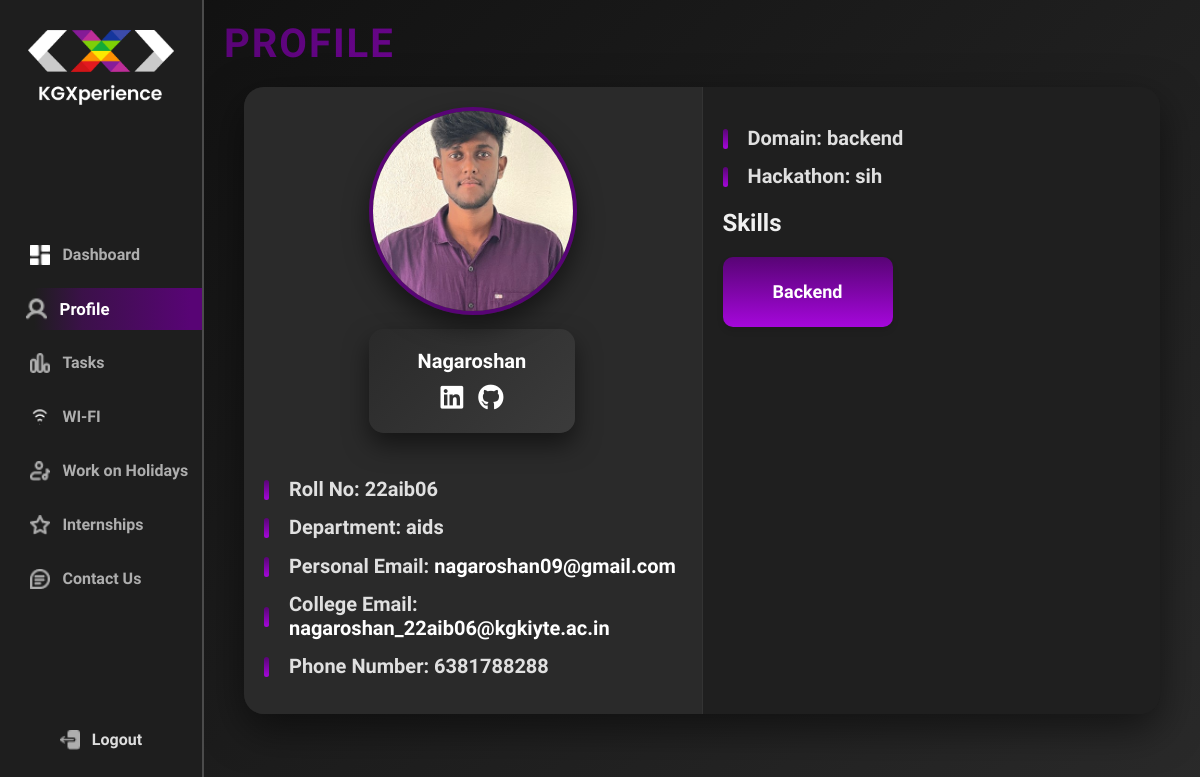
Page /profile/ (signed in) on the earlier database version.
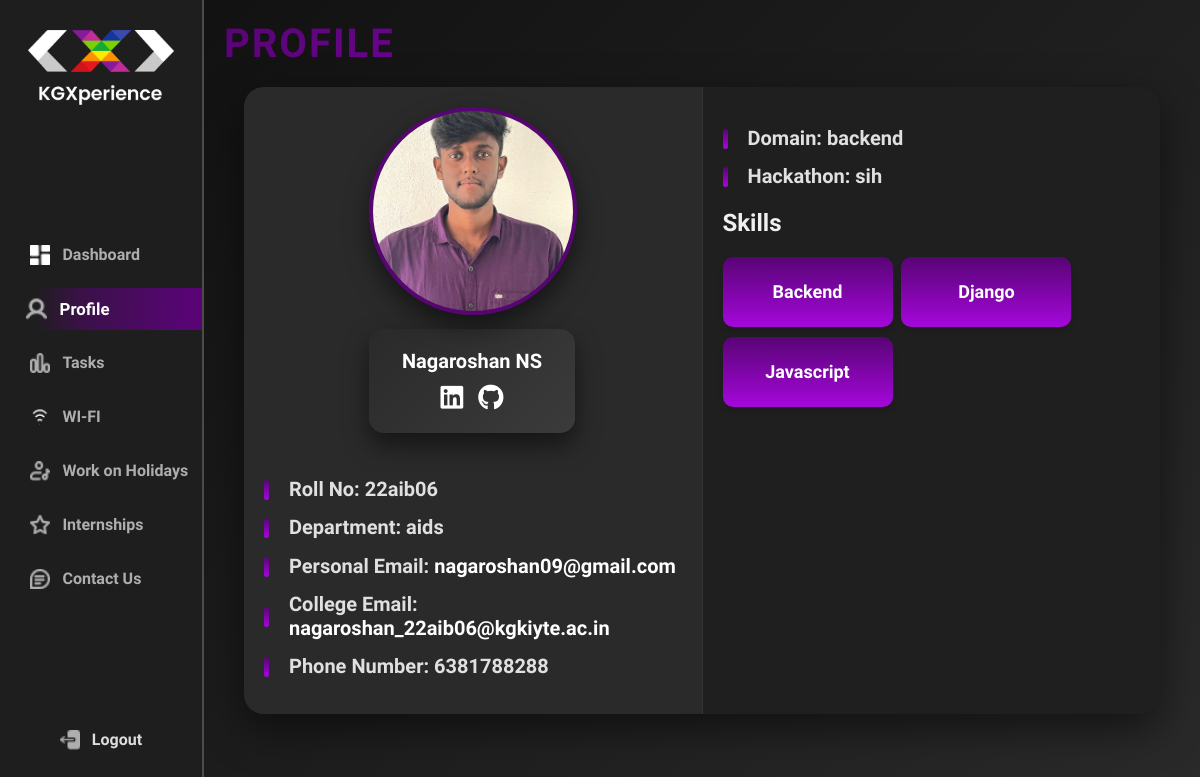
Same page on the later database version.
### kgx_app/models.py (models this page shows, shortened)
class Profile(models.Model):
    STUDENT = 'student'
    STAFF = 'staff'
    ROLE_CHOICES = [
        (STUDENT, 'Student'),
        (STAFF, 'Staff'),
    ]
    user = models.OneToOneField(User, on_delete=models.CASCADE, related_name='profile', null=True)
    name = models.CharField(max_length=100)
    roll_no = models.CharField(primary_key=True, max_length=20)
    dept = models.CharField(max_length=100)
    email_p = models.EmailField()
    email_clg = models.EmailField()
    phn_no = models.CharField(max_length=15)
    linked_in = models.URLField(blank=True, null=True)
    github = models.URLField(blank=True, null=True)
    domain = models.CharField(max_length=100)
    skills = models.CharField(max_length=200)
    hackathon = models.CharField(max_length=100)
    image = models.ImageField(upload_to='images/', null=True, blank=True)
    role = models.CharField(max_length=10, choices=ROLE_CHOICES, default=STUDENT)

### kgx_app/decorators.py (the view)
        def _wrapped_view(request, *args, **kwargs):
            try:
                profile = Profile.objects.get(roll_no=request.user.username)
                if profile.role in allowed_roles:
                    return view_func(request, *args, **kwargs)
                raise PermissionDenied
            except Profile.DoesNotExist:
                raise PermissionDenied  # Handle the case where the profile does not exist

### kgx_app/views.py (called while the page is built)
@login_required
@role_required(allowed_roles=['student'])
def profile(request):
    profile = get_object_or_404(Profile, roll_no=request.user.username)
    skills_list = profile.skills.split(",") if profile.skills else []
    return render(request, 'profile.html', {'profile': profile, 'skills_list': skills_list})

### kgx_app/templates/profile.html (shortened to what this page needs)
{% extends 'base.html' %}
{% load static %}
{% block body_class %}profile{% endblock %}
{% block content %}
<head>
    <link rel="stylesheet" href="https://cdnjs.cloudflare.com/ajax/libs/font-awesome/5.15.4/css/all.min.css">
</head>
<div class="profile-header">
    <h1>Profile</h1>
</div>
<div class="split-container">
    <div class="profile-container">
        <div class="left-box">
            <div class="image-container">
                <a href="{{ profile.link }}" target="_blank">
                    {% if profile.image %}
                        <img src="{{ profile.image.url }}" alt="profile image">
                    {% else %}
                        <img src="{% static 'kgx_app/default_profile.png' %}" >
                    {% endif %}
                </a>
                <div class="info-container">
                    <h2>{{ profile.name|capfirst }}</h2>
                    <div class="social-icons">
                        {% if profile.linked_in %}
                            <a href="{{ profile.linked_in }}" target="_blank" class="social-icon">
                                <i class="fab fa-linkedin"></i>
                            </a>
                        {% endif %}
                        {% if profile.github %}
                            <a href="{{ profile.github }}" target="_blank" class="social-icon">
                                <i class="fab fa-github"></i>
                            </a>
                        {% endif %}
                    </div>
                </div>
            </div>
            <div class="profile-details">
                <p><strong>Roll No:</strong> {{ profile.roll_no }}</p>
                <p><strong>Department:</strong> {{ profile.dept }}</p>
                <p><strong>Personal Email:</strong> <a href="mailto:{{ profile.email_p }}">{{ profile.email_p }}</a></p>
                <p><strong>College Email:</strong> <a href="mailto:{{ profile.email_clg }}">{{ profile.email_clg }}</a></p>
                <p><strong>Phone Number:</strong> {{ profile.phn_no }}</p>
            </div>
        </div>
        <div class="right-box">
            <div class="profile-details">
                <p><strong>Domain:</strong> {{ profile.domain }}</p>
                <p><strong>Hackathon:</strong> {{ profile.hackathon }}</p>
            </div>
            <div class="skills-section">
                <h2>Skills</h2>
                <div class="skills-box">
                    {% if skills_list %}
                        {% for skill in skills_list %}
                            <div class="skill-item">
                                {{ skill.strip|capfirst }}
                            </div>
                        {% endfor %}
                    {% else %}
                        <p><strong>No skills found</strong></p>
                    {% endif %}
                </div>
            </div>
        </div>
    </div>
</div>
{% endblock %}

### kgx_app/templates/base.html (shortened to what this page needs)
<!DOCTYPE html>
<html lang="en">
<head>
    {% load static %}
    <link rel="stylesheet" href="https://cdnjs.cloudflare.com/ajax/libs/font-awesome/6.0.0-beta3/css/all.min.css">
</head>
<body>
    <body class="{% block body_class %}base{% endblock %}">
    <div class="left-corner-box">
        <div class="logo-container">
            <img src="{% static 'kgx_app/logo.png' %}" alt="Logo" class="logo-icon">
        </div>
        <nav class="navigation">
            <a href="{% url 'dashboard' %}" class="nav-button {% if request.resolver_match.url_name == 'dashboard' %}active{% endif %}">
                <img src="{% static 'kgx_app/dashboard.png' %}" alt="Dashboard" class="nav-icon">
                Dashboard
            </a>
            <a href="{% url 'profile' %}" class="nav-button {% if request.resolver_match.url_name == 'profile' %}active{% endif %}">
                <img src="{% static 'kgx_app/profile.png' %}" alt="Profile" class="nav-icon">
                Profile
            </a>
            <a href="{% url 'student_tasks' %}" class="nav-button {% if request.resolver_match.url_name == 'student_tasks' %}active{% endif %}">
                <img src="{% static 'kgx_app/learn_by_practice.png' %}" alt="Tasks" class="nav-icon">
                Tasks
            </a>
            <a href="{% url 'wifi' %}" class="nav-button {% if request.resolver_match.url_name == 'wifi' %}active{% endif %}">
                <img src="{% static 'kgx_app/wifi.png' %}" alt="WI-FI" class="nav-icon">
                WI-FI
            </a>
            <a href="{% url 'work_on_holidays' %}" class="nav-button {% if request.resolver_match.url_name == 'work_on_holidays' %}active{% endif %}">
                <img src="{% static 'kgx_app/work_on_holidays.png' %}" alt="Work on Holidays" class="nav-icon">
                Work on Holidays
            </a>
            <a href="{% url 'internship' %}" class="nav-button {% if request.resolver_match.url_name == 'internship' %}active{% endif %}">
                <img src="{% static 'kgx_app/internships.png' %}" alt="Internships" class="nav-icon">
                Internships
            </a>
            <a href="{% url 'contact' %}" class="nav-button {% if request.resolver_match.url_name == 'contact' %}active{% endif %}">
                <img src="{% static 'kgx_app/contact_us.png' %}" alt="Contact Us" class="nav-icon">
                Contact Us
            </a>
        </nav>
        <a href="{% url 'logout' %}" class="logout">
            <img src="{% static 'kgx_app/logout.png' %}" alt="Logout" class="logout-icon">
            Logout
        </a>
    </div>
    <div class="content">
        {% block content %}{% endblock %}
    </div>
    </body>
</body>
</html>

### kgx_app/templates/base.html (style rules this page uses)
body, html { height: 100%; margin: 0; background: #171616; overflow: hidden; }
.left-corner-box { width: 17%; height: 100%; background: #1E1E1E; position: fixed; top: 0; left: 0; display: flex; flex-direction: column; justify-content: space-between; align-items: center; padding: 20px 0; box-sizing: border-box; overflow: hidden; border-right: 2px solid rgba(255, 255, 255, 0.2); z-index: 1000; }
.logo-container { width: 100%; display: flex; justify-content: center; align-items: center; padding: 0 10px; box-sizing: border-box; margin-bottom: 0; }
.logo-icon { max-width: 80%; height: auto; margin-top: 10px; }
.navigation { width: 100%; display: flex; flex-direction: column; align-items: flex-end; margin-top: 5px; }
.nav-button { width: 80%; text-align: left; margin: 7px 0; padding: 10px; font-family: 'Raleway', sans-serif; font-size: 16px; font-weight: 700; line-height: 13px; color: #AEAEAE; text-decoration: none; transition: color 0.3s ease, background 0.3s ease, transform 0.3s ease; background-color: transparent; border: none; border-radius: 0; display: flex; align-items: center; position: relative; overflow: hidden; }
.nav-icon { width: 20px; height: 20px; margin-right: 12px; }
.nav-button.active { background: linear-gradient(90.57deg, #1E1E1E 9.91%, #3B1149 35.14%, #580475 91.56%); color: #ffffff; transform: scale(1.05); }
.logout { text-decoration: none; font-family: 'Raleway', sans-serif; font-size: 16px; font-weight: 700; line-height: 13px; color: #ddd; padding: 10px 20px; margin-bottom: 20px; border-radius: 5px; transition: color 0.3s ease; background-color: transparent; display: flex; align-items: center; overflow: hidden; }
.logout-icon { width: 20px; height: 20px; margin-right: 12px; }
.content { margin-left: 17%; padding: 20px; height: 100%; box-sizing: border-box; overflow-y: auto; }

Differences in the rows shown:
changed Profile "22aib06": name "Nagaroshan" → "Nagaroshan NS"
Other differences:
new list line: "Backend"
new list line: "Django"
new list line: "Javascript"
list line gone: "Backend"
